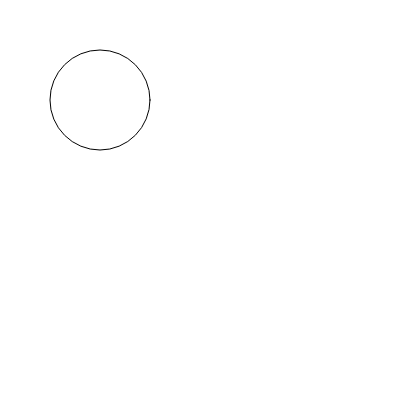
Frame 1 (no input)
Frame 60 (no input): identical to frame 1, image omitted
Frame 120 (the mouse pressed at the canvas centre since frame 60): identical to frame 1, image omitted

The p5.js sketch that drew this single still picture (run headless with seeded random() and noise() and a simulated clock; from frame 60 on, the mouse is pressed at the canvas centre):

// p5.js sketch
// ── sketch.js
let r, g, b = 0



function setup() {
  createCanvas(400, 400);
}

function draw() {
  background(r, g, b);
  fill(225 - r, 255 - g, 255 - b);
  ellipse(100, 100, 100, 100);


}

function make() {
  r = etovVodr.value
  g = etovVodg.value
  b =etovVodb.value
}
